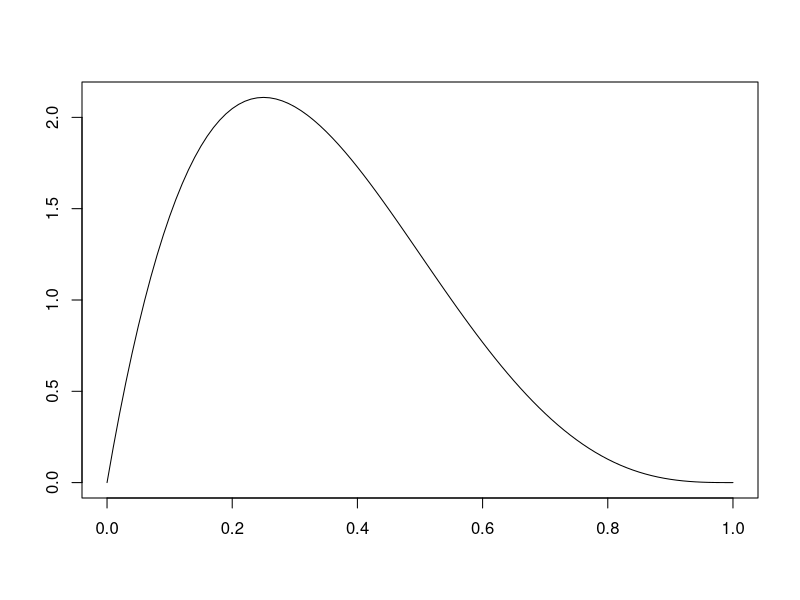
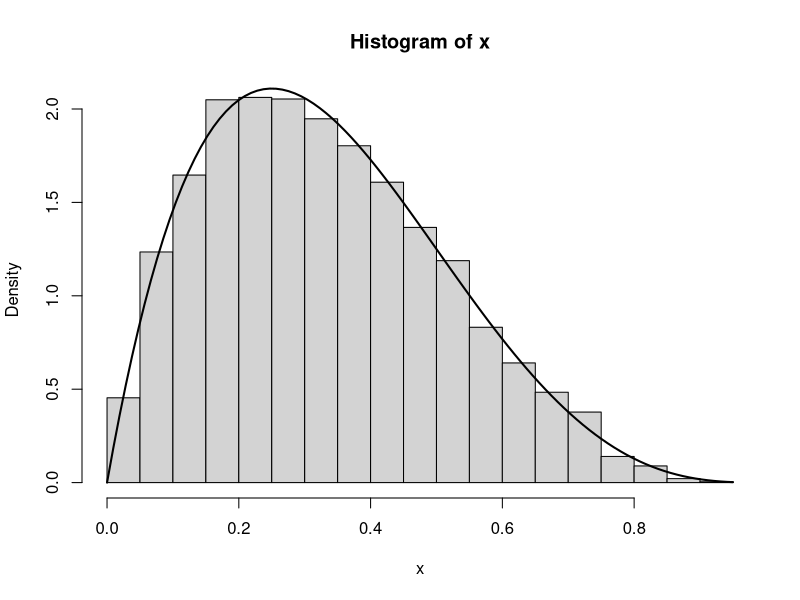
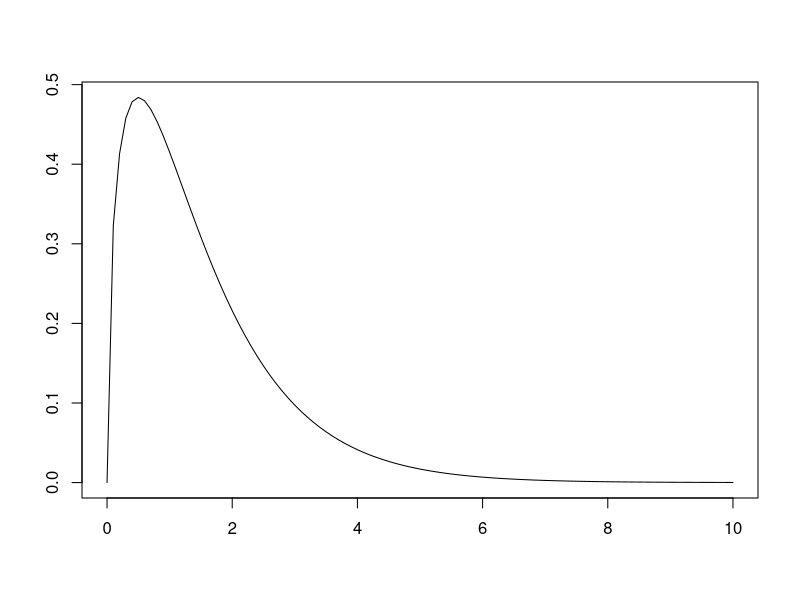
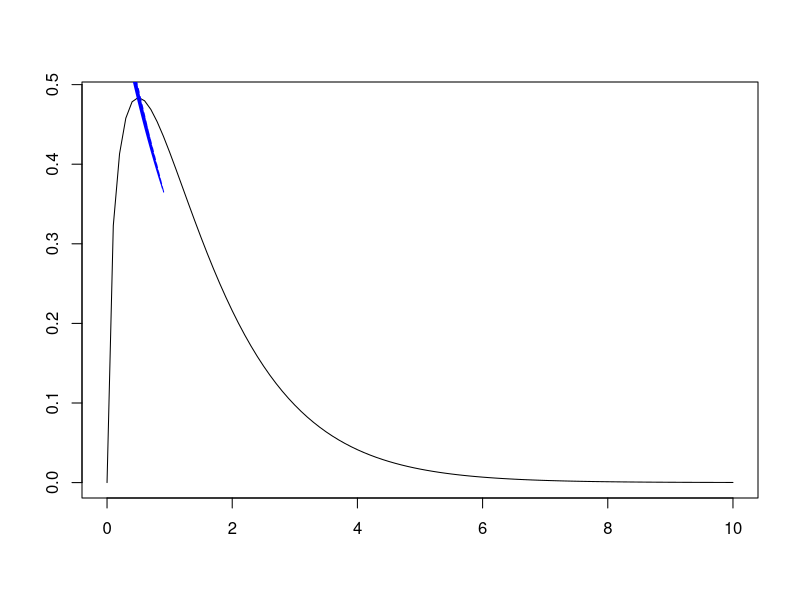
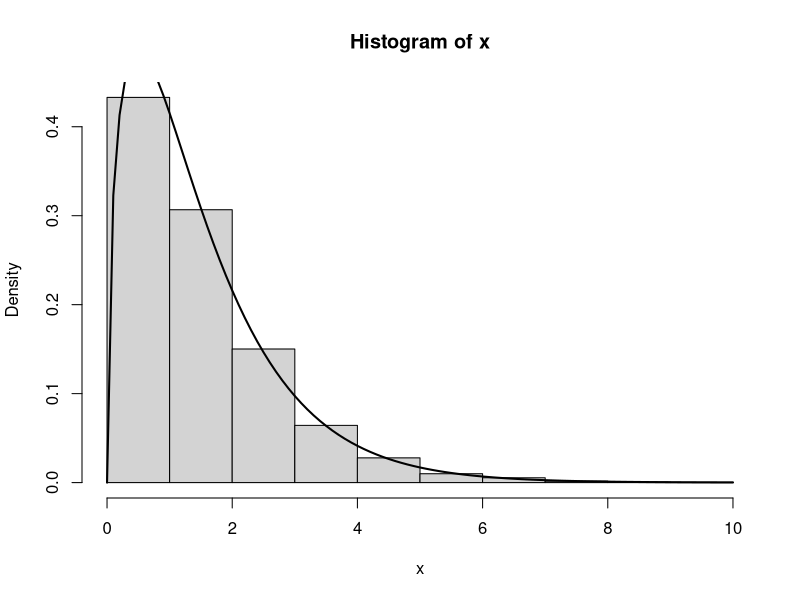

Recreate these plots in R, in order.
## ---- chunk 1
curve(dbeta(x, shape1 = 2, shape2 = 4), from = 0, to = 1,
  xlab = "", ylab = "", main = "")
## ---- chunk 2
foo <- function(x) dbeta(x, shape1 = 2, shape2 = 4)/1
opt <- optimize(foo, c(0, 1), maximum=TRUE)
a <- opt$objective
a
## ---- chunk 3
x <- seq(0, 1, length = 200)
db <- dbeta(x, shape1 = 2, shape2 = 4)
alpha <- function(x){
    dbeta(x, shape1 = 2, shape2 = 4)/2.109375
}
rejectionNorm <- function(n) {
    x <- runif(10000,0,1) #Funcion generadora de numeros. Distrib Cauchy...
    u <- runif(10000)
    return(na.omit(ifelse(u <= alpha(x), x, NA)))
}
x <- rejectionNorm(10000)
rejects <- (10000-length(x))/10000
rejects
hist(x, prob=TRUE)
curve(dbeta(x, shape1 = 2, shape2 = 4), lty = 1, lwd = 2, add = TRUE)
## ---- chunk 4
curve(dgamma(x, shape = 3/2), from = 0, to = 10,
  xlab = "", ylab = "", main = "")
## ---- chunk 5
de <- dexp(x,2/3)
curve(dgamma(x, shape = 3/2), from = 0, to = 10,
  xlab = "", ylab = "", main = "")
lines(x, de, col="blue", lty=2)
## ---- chunk 6
foo <- function(x) dgamma(x, shape = 3/2)/dexp(x,2/3)
opt <- optimize(foo, c(0, 10), maximum=TRUE)
a <- opt$objective
a
## ---- chunk 7
x <- seq(0, 5, length = 200)
dg <- dgamma(x, shape = 2/3)
alpha <- function(x){
    dgamma(x, shape = 3/2)/(1.257317*dexp(x,2/3))
}
rejectionNorm <- function(n) {
    x <- rexp(10000, 2/3) #Funcion generadora de numeros. Distrib Cauchy...
    u <- runif(10000)
    return(na.omit(ifelse(u <= alpha(x), x, NA)))
}
x <- rejectionNorm(10000)
rejects <- (10000-length(x))/10000
rejects
hist(x,  prob=TRUE)
curve(dgamma(x, shape = 3/2), lty = 1, lwd = 2, add = TRUE)
